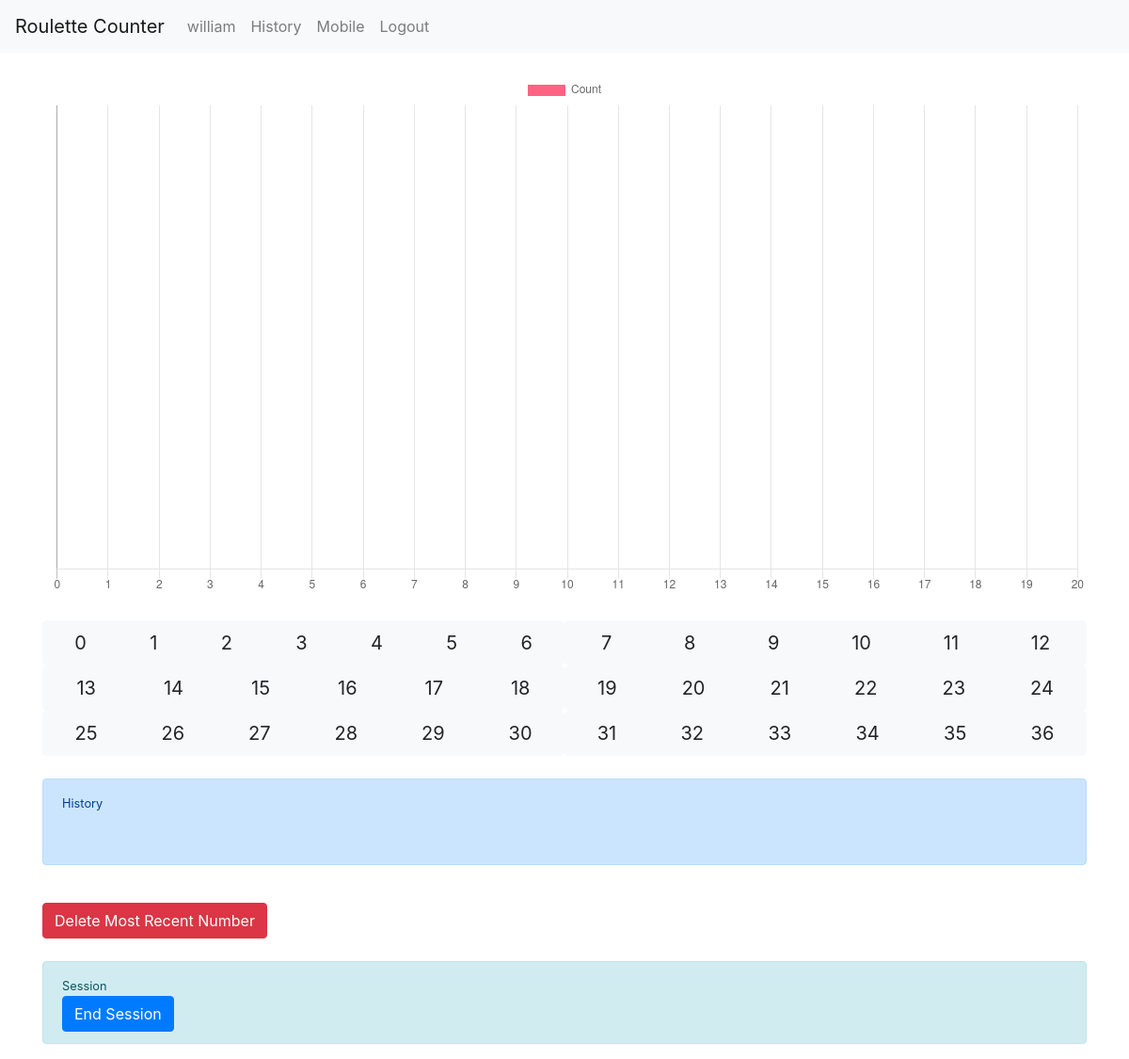
The page /mobile (signed in) on the database as committed earlier.
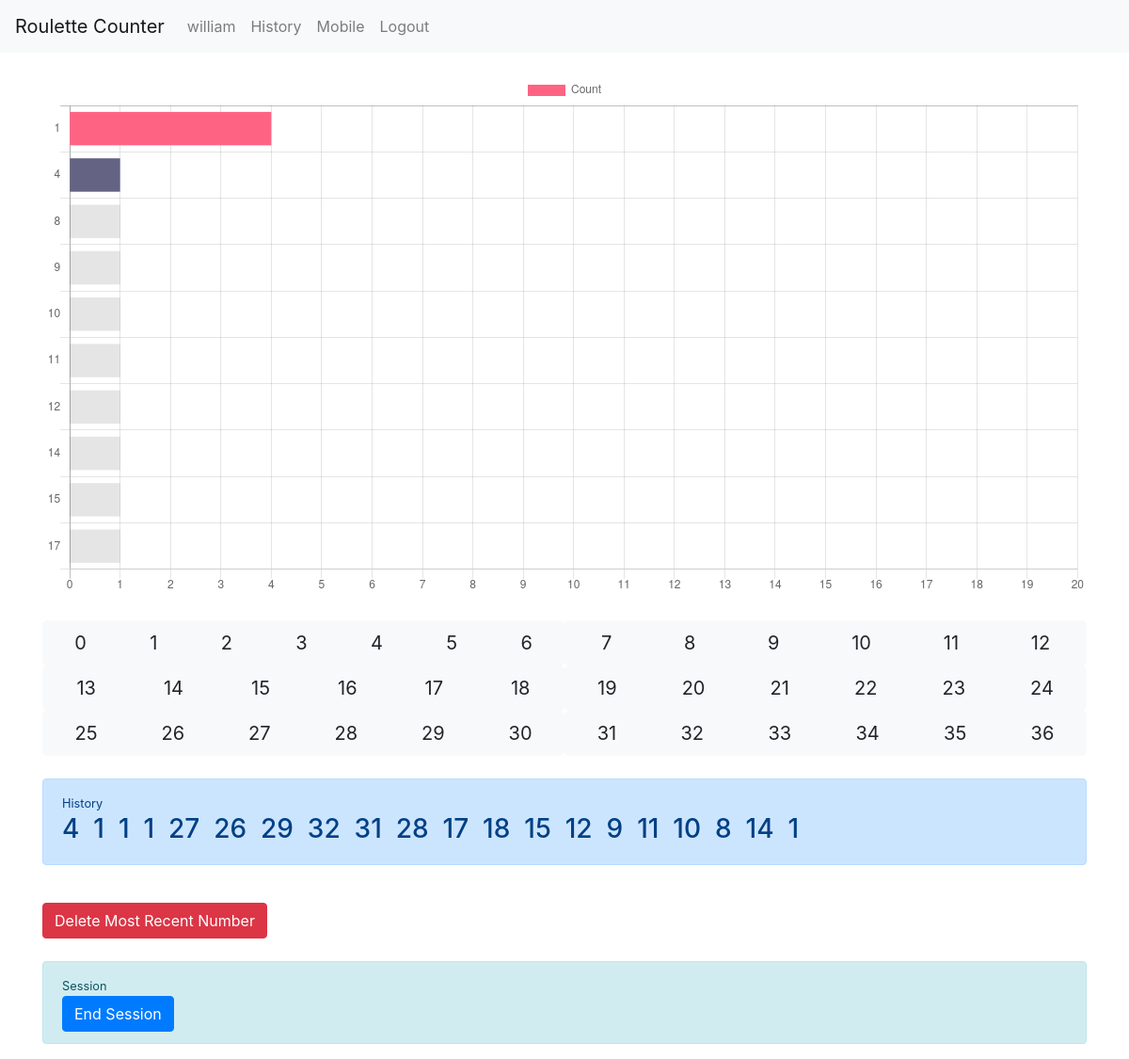
The same page on the database as committed later.
### roulettecounter/models.py (models this page shows, shortened)
class NumberShown(models.Model):
    date = models.DateTimeField()
    number_stat = models.ForeignKey(NumberStat, on_delete=models.CASCADE)
    session = models.ForeignKey(Session, on_delete=models.CASCADE)

class NumberStat(models.Model):
    number = models.PositiveSmallIntegerField()
    is_green = models.BooleanField()
    is_red = models.BooleanField()
    is_black = models.BooleanField()
    is_even = models.BooleanField()
    is_odd = models.BooleanField()
    is_in_first_col = models.BooleanField()
    is_in_second_col = models.BooleanField()
    is_in_third_col = models.BooleanField()
    is_in_first_half = models.BooleanField()
    is_in_second_half = models.BooleanField()
    is_in_first_row = models.BooleanField()
    is_in_second_row = models.BooleanField()
    is_in_third_row = models.BooleanField()
    appearances = models.PositiveSmallIntegerField(default=0)
    percentage_appeared = models.DecimalField(max_digits=5, decimal_places=2, default=0)
    session = models.ForeignKey(Session, on_delete=models.CASCADE)
    green_numbers = [0, 00]
    red_numbers = [1, 3, 5, 7, 9, 12, 14, 16, 18, 19, 21, 23, 25, 27, 30, 32, 34, 36]
    black_numbers = [2, 4, 6, 8, 10, 11, 13, 15, 17, 20, 22, 24, 26, 28, 29, 31, 33, 35]

### roulettecounter/views.py (the view)
# urls.py: path('mobile', views.mobile_request, name="mobile"),
def mobile_request(request):
    if not Session.is_in_session(request):
        start_session_request(request)
    session = Session.get_current_session(request)
    context = {'currentSession': session,
               'labels': get_hot_numbers(request, session, limit=10)[0],
               'data': get_hot_numbers(request, session, limit=10)[1],
               'history': NumberShown.objects.filter(session=session).order_by('-date')
               }
    return render(request, "roulettecounter/mobile.html", context=context)

### roulettecounter/models.py (called while the page is built)
    def is_running(self):
        return self.date_end is None

    @staticmethod
    def get_current_session(request):
        try:
            user = get_user(request)
            if user.is_anonymous:
                user = None
            session = Session.objects.filter(user=user).latest('date_start')
            if session.is_running():
                return session
        except Session.DoesNotExist:
            pass
        return None

    @staticmethod
    def is_in_session(request):
        return Session.get_current_session(request) is not None

### roulettecounter/views.py (called while the page is built)
def get_hot_numbers(request, session, limit=37):
    hot_numbers = []
    for number_stat in NumberStat.objects.filter(session=session):
        if number_stat.appearances > 0:
            hot_numbers.append((number_stat.number, number_stat.appearances))
    hot_numbers.sort(key=itemgetter(1), reverse=True)
    labels = [e[0] for e in hot_numbers][:limit]
    data = [e[1] for e in hot_numbers][:limit]
    return labels, data

### roulettecounter/templates/roulettecounter/mobile.html (shortened to what this page needs)
{% extends "roulettecounter/base.html" %}
{% block content %}
  {% if currentSession %}
    {% include "roulettecounter/includes/hotnumbers.html" with chartName="myChart" %}
    <br>
    {% include "roulettecounter/includes/input.html" %}
    <br>
    {% include "roulettecounter/includes/history.html" %}
    <br>
    {% include "roulettecounter/includes/deletebutton.html" %}
  {% endif %}
  <br>
  {% include "roulettecounter/includes/sessions.html" %}
{% endblock %}

### roulettecounter/templates/roulettecounter/includes/history.html
<div class="alert alert-primary" role="alert">
    <small>History</small>
    <h3>
      {% if history %}
        {% for number in history %}
          {{ number.number_stat.number }}&nbsp;
        {% endfor %}
      {% else %}
        &nbsp;
      {% endif %}
    </h3>
</div>

Rows that differ between the two databases and show on the page:
added NumberShown: number_stat.number "4"
added NumberShown: number_stat.number "1"
added NumberShown: number_stat.number "1"
added NumberShown: number_stat.number "1"
added NumberShown: number_stat.number "27"
added NumberShown: number_stat.number "26"
added NumberShown: number_stat.number "29"
added NumberShown: number_stat.number "32"
added NumberShown: number_stat.number "31"
added NumberShown: number_stat.number "28"
added NumberShown: number_stat.number "17"
added NumberShown: number_stat.number "18"
added NumberShown: number_stat.number "15"
added NumberShown: number_stat.number "12"
added NumberShown: number_stat.number "9"
added NumberShown: number_stat.number "11"
added NumberShown: number_stat.number "10"
added NumberShown: number_stat.number "8"
added NumberShown: number_stat.number "14"
added NumberShown: number_stat.number "1"
Other text that changed with them:
chart data {{ labels|safe }}: [] → [1, 4, 8, 9, 10, 11, 12, 14, 15, 17]
chart data {{ data|safe }}: [] → [4, 1, 1, 1, 1, 1, 1, 1, 1, 1]
